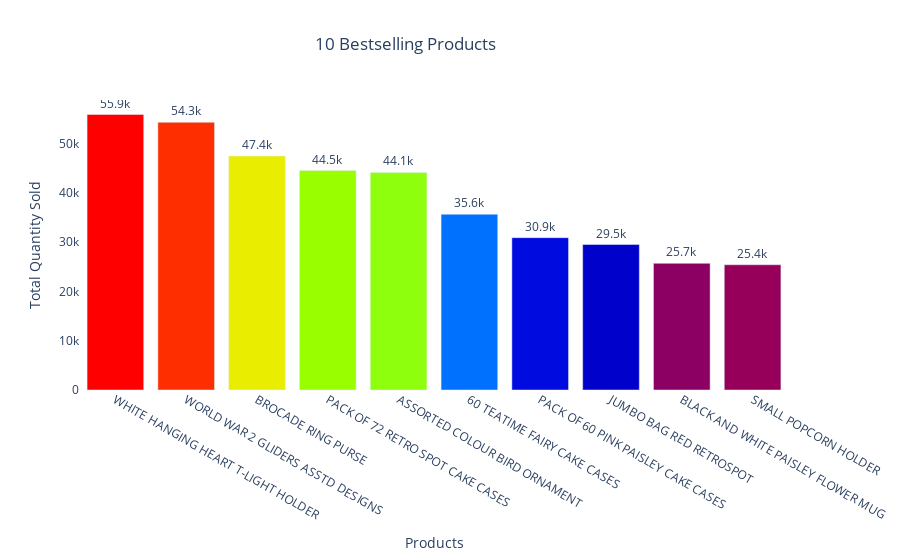

Notebook code for this chart:
### Code cell
fig = go.Figure(data=[
    go.Bar(name='10 Bestselling Products', 
           x=retail_products_desc['Description'].astype(str), 
           y=retail_products_desc['Quantity'],
           marker_opacity=1,
           marker={'color': retail_products_desc['Quantity'],
                   'colorscale': 'Rainbow'})
    ])

fig.update_traces(texttemplate='%{y:.3s}', textposition='outside')
fig.update_layout(barmode='group', showlegend=False)

fig.update_layout(title='10 Bestselling Products',
                  title_x=0.45,
                  xaxis_title="Products",
                  yaxis_title="Total Quantity Sold",
                  plot_bgcolor='white')
fig.show()

### Figure 1 — Plotly figure (JSON) as saved in the notebook; plotly's stock layout.template omitted (floating-point values rounded to 4 significant figures)
{"data": [{"marker": {"color": [55861, 54274, 47430, 44507, 44120, 35630, 30888, 29498, 25679, 25394], "colorscale": [[0, "rgb(150,0,90)"], [0.125, "rgb(0,0,200)"], [0.25, "rgb(0,25,255)"], [0.375, "rgb(0,152,255)"], [0.5, "rgb(44,255,150)"], [0.625, "rgb(151,255,0)"], [0.75, "rgb(255,234,0)"], [0.875, "rgb(255,111,0)"], [1, "rgb(255,0,0)"]], "opacity": 1}, "name": "10 Bestselling Products", "textposition": "outside", "texttemplate": "%{y:.3s}", "type": "bar", "x": ["WHITE HANGING HEART T-LIGHT HOLDER", "WORLD WAR 2 GLIDERS ASSTD DESIGNS", "BROCADE RING PURSE ", "PACK OF 72 RETRO SPOT CAKE CASES", "ASSORTED COLOUR BIRD ORNAMENT", "60 TEATIME FAIRY CAKE CASES", "PACK OF 60 PINK PAISLEY CAKE CASES", "JUMBO BAG RED RETROSPOT", "BLACK AND WHITE PAISLEY FLOWER MUG", "SMALL POPCORN HOLDER"], "y": [55861, 54274, 47430, 44507, 44120, 35630, 30888, 29498, 25679, 25394]}], "layout": {"autosize": true, "barmode": "group", "plot_bgcolor": "white", "showlegend": false, "title": {"text": "10 Bestselling Products", "x": 0.45}, "xaxis": {"autorange": true, "range": [-0.5, 9.5], "title": {"text": "Products"}, "type": "category"}, "yaxis": {"autorange": true, "range": [0, 58800.0], "title": {"text": "Total Quantity Sold"}, "type": "linear"}}}
